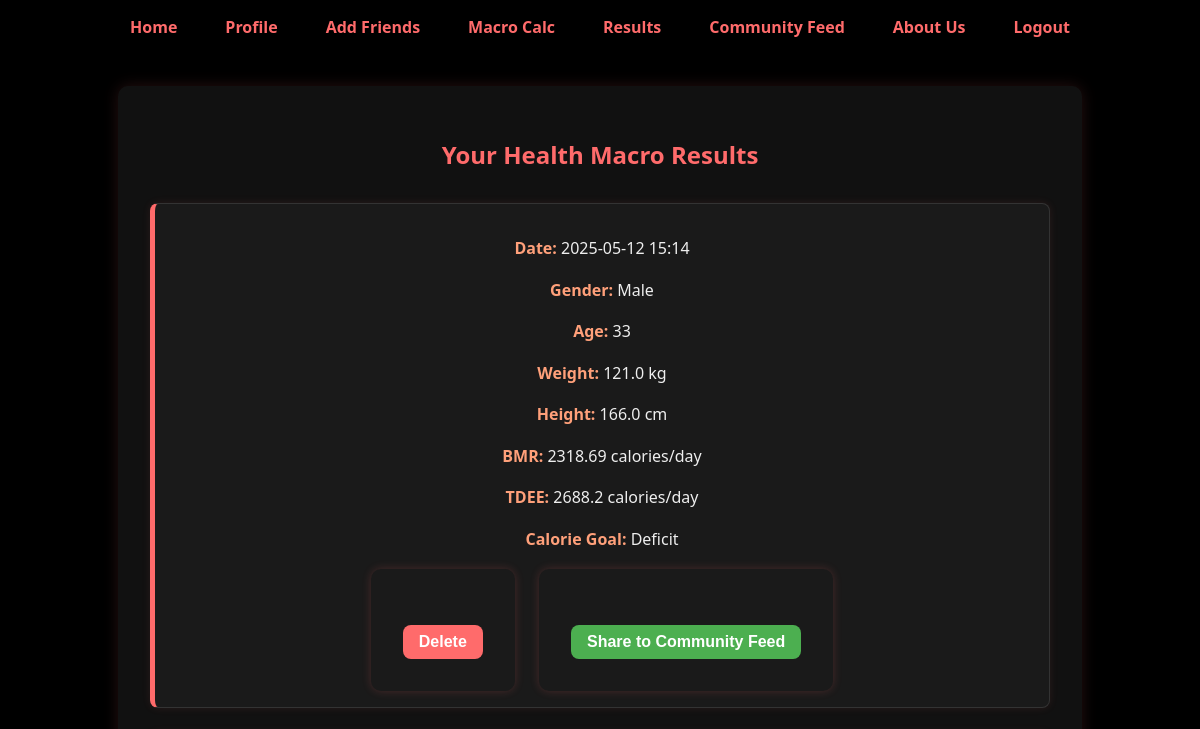
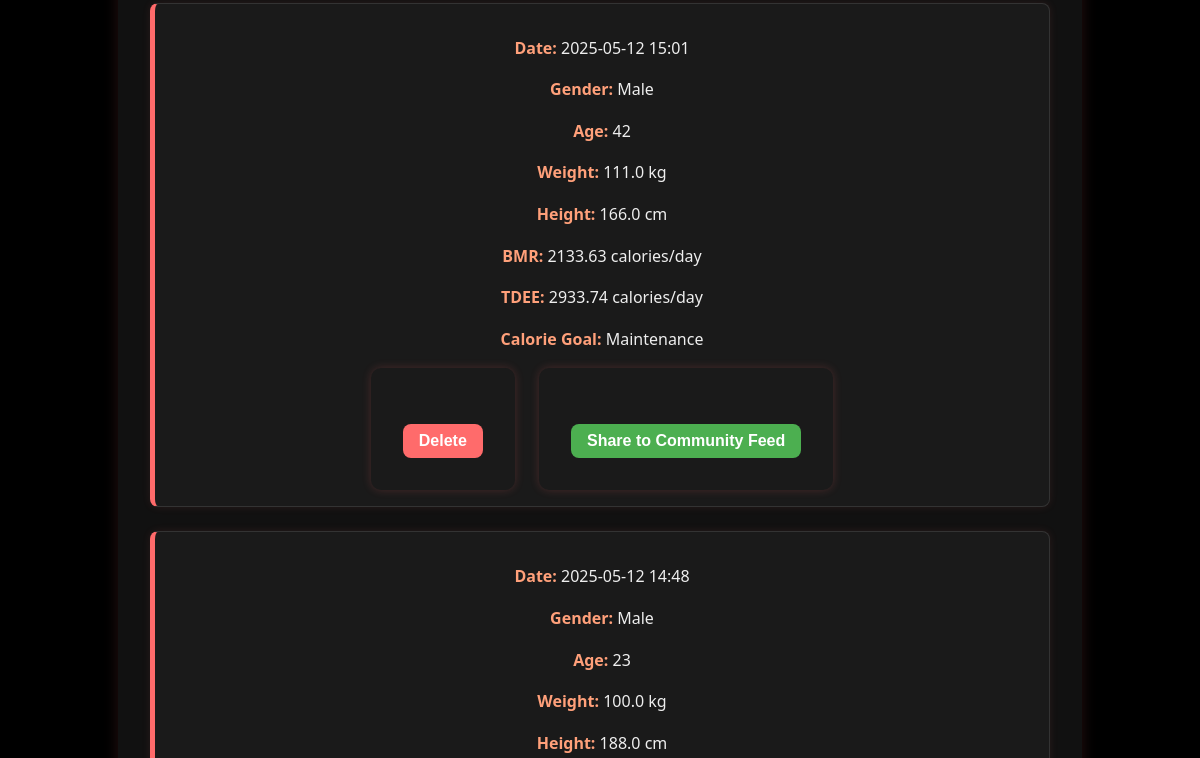
The app's page /results (signed in, upper part), older data (2 pictures, top to bottom).
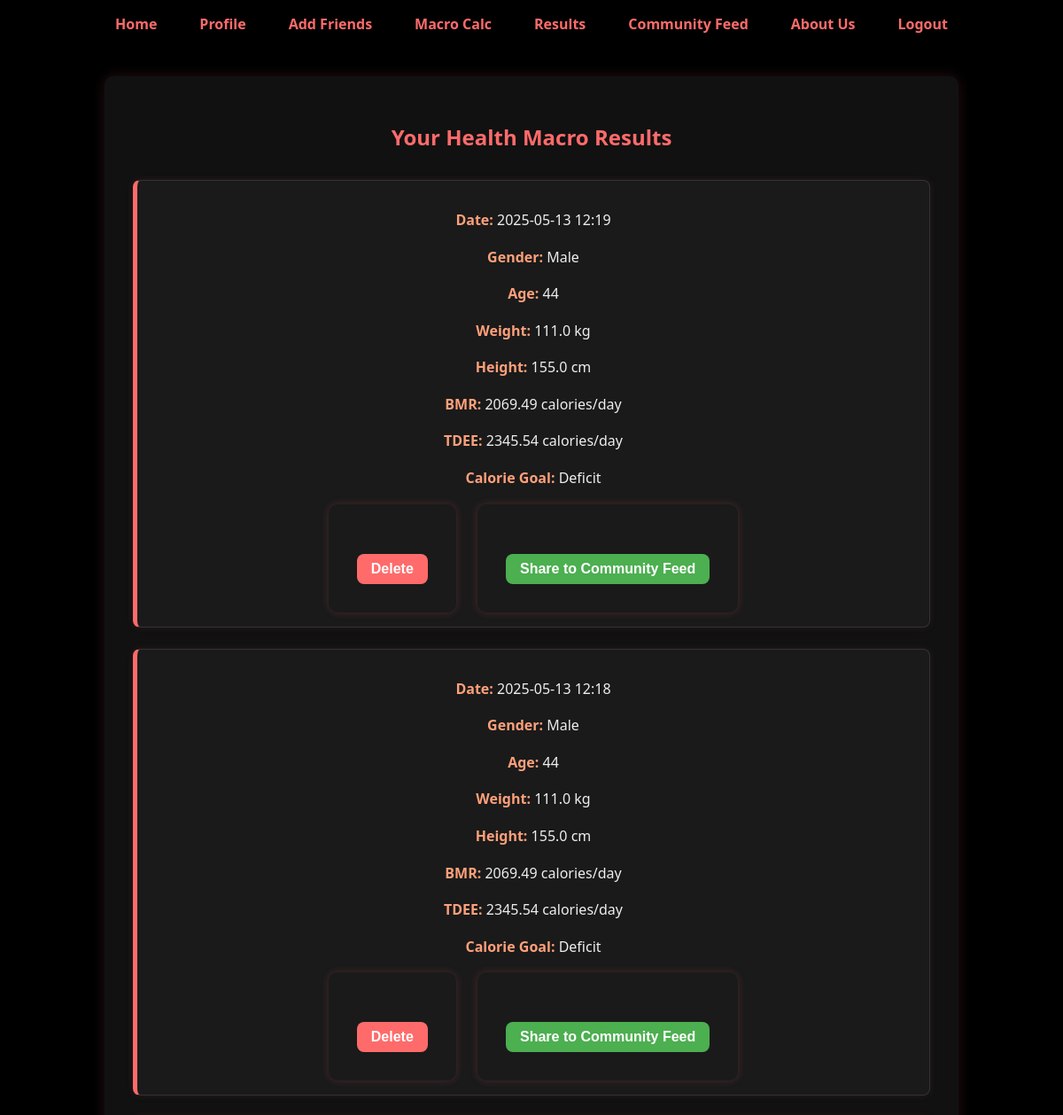
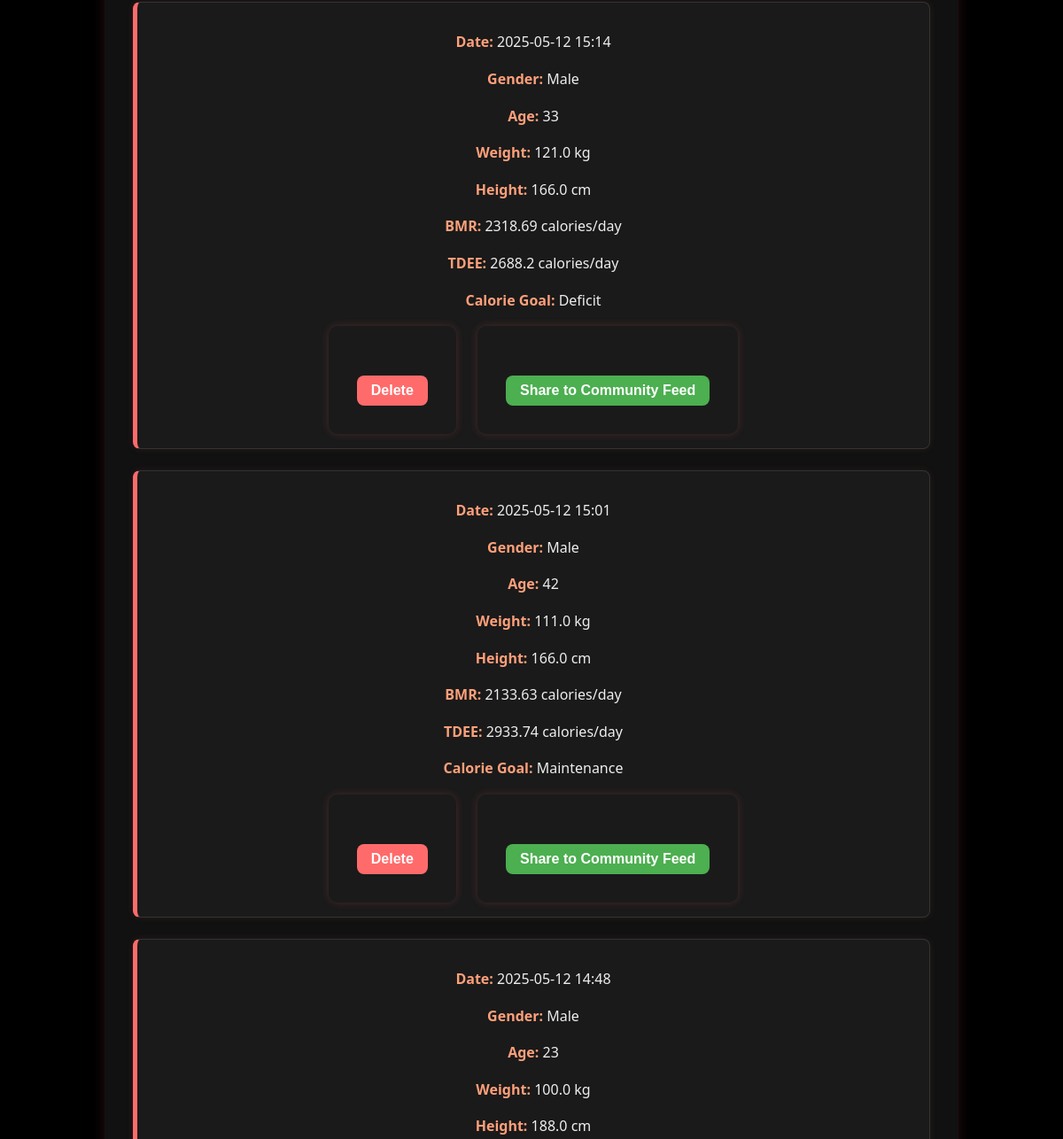
The same page, newer data (2 pictures, top to bottom).
### app/models.py (models this page shows)
class MacroPost(db.Model):
    id = db.Column(db.Integer, primary_key=True)
    gender = db.Column(db.String(10), nullable=False)
    age = db.Column(db.Integer, nullable=False)
    weight = db.Column(db.Float, nullable=False)
    height = db.Column(db.Float, nullable=False)
    bmr = db.Column(db.Float, nullable=False)
    tdee = db.Column(db.Float, nullable=False)
    calorie_goal = db.Column(db.String(10), nullable=False, server_default='maintain')
    timestamp = db.Column(db.DateTime, server_default=db.func.now())
    user_id = db.Column(db.Integer, db.ForeignKey('user.id'), nullable=False)
    user = db.relationship('User', backref=db.backref('macroposts', lazy=True))

### app/routes.py (the view)
@app.route("/results")
def results():
    macro_posts = []
    if current_user.is_authenticated:
        macro_posts = MacroPost.query.filter_by(user_id=current_user.id).order_by(MacroPost.timestamp.desc()).all()
    return render_template("results.html", macro_posts=macro_posts)

### app/__init__.py (called while the page is built)
@login_manager.user_loader
def load_user(user_id):
    return User.query.get(int(user_id))

### app/templates/results.html (shortened to what this page needs)
{% extends "base.html" %}
{% block content %}
<section>
    <h1>Your Health Macro Results</h1>
    {% if macro_posts and macro_posts|length > 0 %}
        <div class="macro-history" style="margin-top: 2rem;">
            <ul>
                {% for post in macro_posts %}
                    <li style="margin-bottom: 1.5rem; text-align:center;">
                        <p><strong>Date:</strong> {{ post.timestamp.strftime('%Y-%m-%d %H:%M') }}</p>
                        <p><strong>Gender:</strong> {{ post.gender|capitalize }}</p>
                        <p><strong>Age:</strong> {{ post.age }}</p>
                        <p><strong>Weight:</strong> {{ post.weight }} kg</p>
                        <p><strong>Height:</strong> {{ post.height }} cm</p>
                        <p><strong>BMR:</strong> {{ post.bmr }} calories/day</p>
                        <p><strong>TDEE:</strong> {{ post.tdee }} calories/day</p>
                        <p><strong>Calorie Goal:</strong> {{ post.calorie_goal|capitalize }}</p>
                        <form action="{{ url_for('delete_macro_post', post_id=post.id) }}" method="POST" style="display:inline-block; margin: 0 10px;">
                            <button type="submit" onclick="return confirm('Are you sure you want to delete this entry?');" style="background-color: #ff6b6b; color: #fff; font-weight: bold; padding: 8px 16px; border: none; border-radius: 8px; cursor: pointer;">Delete</button>
                        </form>
                        <form action="{{ url_for('create_feed_post', post_id=post.id) }}" method="POST" style="display:inline-block; margin: 0 10px;">
                            <button type="submit" style="background-color: #4CAF50; color: #fff; font-weight: bold; padding: 8px 16px; border: none; border-radius: 8px; cursor: pointer;">Share to Community Feed</button>
                        </form>
                    </li>
                {% endfor %}
            </ul>
        </div>
    {% else %}
        <div class="no-results-message" style="text-align:center; font-size: 1.1rem; margin-top: 2rem;">
            <p style='color:#ff6b6b;'>❌ No results found. Please calculate your macros first on the <a href='/calculator' style='color:#6bffff; text-decoration:underline;'>Macro Calc</a> page.</p>
        </div>
    {% endif %}
</section>
{% endblock %}

### app/templates/base.html (shortened to what this page needs)
<!DOCTYPE html>
<html lang="en">
<head>
  <link rel="stylesheet" href="{{ url_for('static', filename='css/style.css') }}">
</head>
<body>
  <header>
    <nav>
      <ul>
        <li><a href="{{ url_for('home') }}">Home</a></li>
        {% if current_user.is_authenticated %}
          <li><a href="{{ url_for('profile') }}">Profile</a></li>
          <li><a href="{{ url_for('friends') }}">Add Friends</a></li>
        {% else %}
          <li><a href="{{ url_for('login') }}">Login</a></li>
          <li><a href="{{ url_for('calculator') }}">Macro Calc</a></li>
        {% endif %}
        {% if current_user.is_authenticated and request.endpoint != 'view_user_profile' %}
        <li><a href="{{ url_for('calculator') }}">Macro Calc</a></li>
        {% endif %}
        <li><a href="{{ url_for('results') }}">Results</a></li>
        <li><a href="{{ url_for('feed') }}">Community Feed</a></li>
        <li><a href="{{ url_for('about') }}">About Us</a></li>
        {% if current_user.is_authenticated %}
          <li><a href="{{ url_for('logout') }}">Logout</a></li>
        {% endif %}
      </ul>
    </nav>
  </header>
  <main>
    {% block content %}
    {% endblock %}
  </main>
</body>
</html>

### app/static/css/style.css (style rules this page uses)
body { background-color: #000; color: #eee; font-family: 'Segoe UI', Tahoma, Geneva, Verdana, sans-serif; margin: 0; padding: 0; }
h1, h2 { color: #ff6b6b; text-align: center; }
header { padding: 1rem 2rem; }
nav ul { list-style: none; display: flex; justify-content: flex-end; gap: 1rem; padding: 0; margin: 0; }
nav a { position: relative; color: #ff6b6b; font-weight: bold; text-decoration: none; padding: 0.5rem 1rem; transition: color 0.3s ease; }
nav a::after { content: ''; position: absolute; left: 0; bottom: 0; height: 2px; width: 0%; background-color: #ff6b6b; transition: width 0.3s ease; }
form { background-color: #1a1a1a; padding: 2rem; border-radius: 10px; max-width: 500px; margin: 2rem auto; box-shadow: 0 0 10px rgba(255, 107, 107, 0.2); }
input, select, button { width: 100%; padding: 0.7rem; margin-top: 0.5rem; border-radius: 5px; border: none; background-color: #333; color: #fff; font-size: 1rem; }
button { background-color: #ff6b6b; color: #000; font-weight: bold; margin-top: 1.5rem; cursor: pointer; transition: background-color 0.3s; }
section { background-color: #111; color: #eee; max-width: 900px; margin: 2rem auto; padding: 2rem; border-radius: 10px; box-shadow: 0 0 15px rgba(255, 107, 107, 0.15); }
section p { font-size: 1rem; line-height: 1.6; }
.macro-history ul { list-style: none; padding: 0; margin: 0; }
.macro-history li { background-color: #1a1a1a; border: 1px solid #333; border-left: 5px solid #ff6b6b; border-radius: 8px; padding: 1rem; margin-bottom: 1rem; box-shadow: 0 0 8px rgba(255, 107, 107, 0.1); transition: transform 0.2s ease; }
.macro-history strong { color: #ffa07a; }
nav ul { flex-wrap: wrap; justify-content: center; }

Row changes from the older to the newer data that the page shows:
added MacroPost: timestamp "2025-05-13 12:19", gender "Male", age "44", weight "111.0", height "155.0", bmr "2069.49", tdee "2345.54", calorie_goal "Deficit"
added MacroPost: timestamp "2025-05-13 12:18", gender "Male", age "44", weight "111.0", height "155.0", bmr "2069.49", tdee "2345.54", calorie_goal "Deficit"
